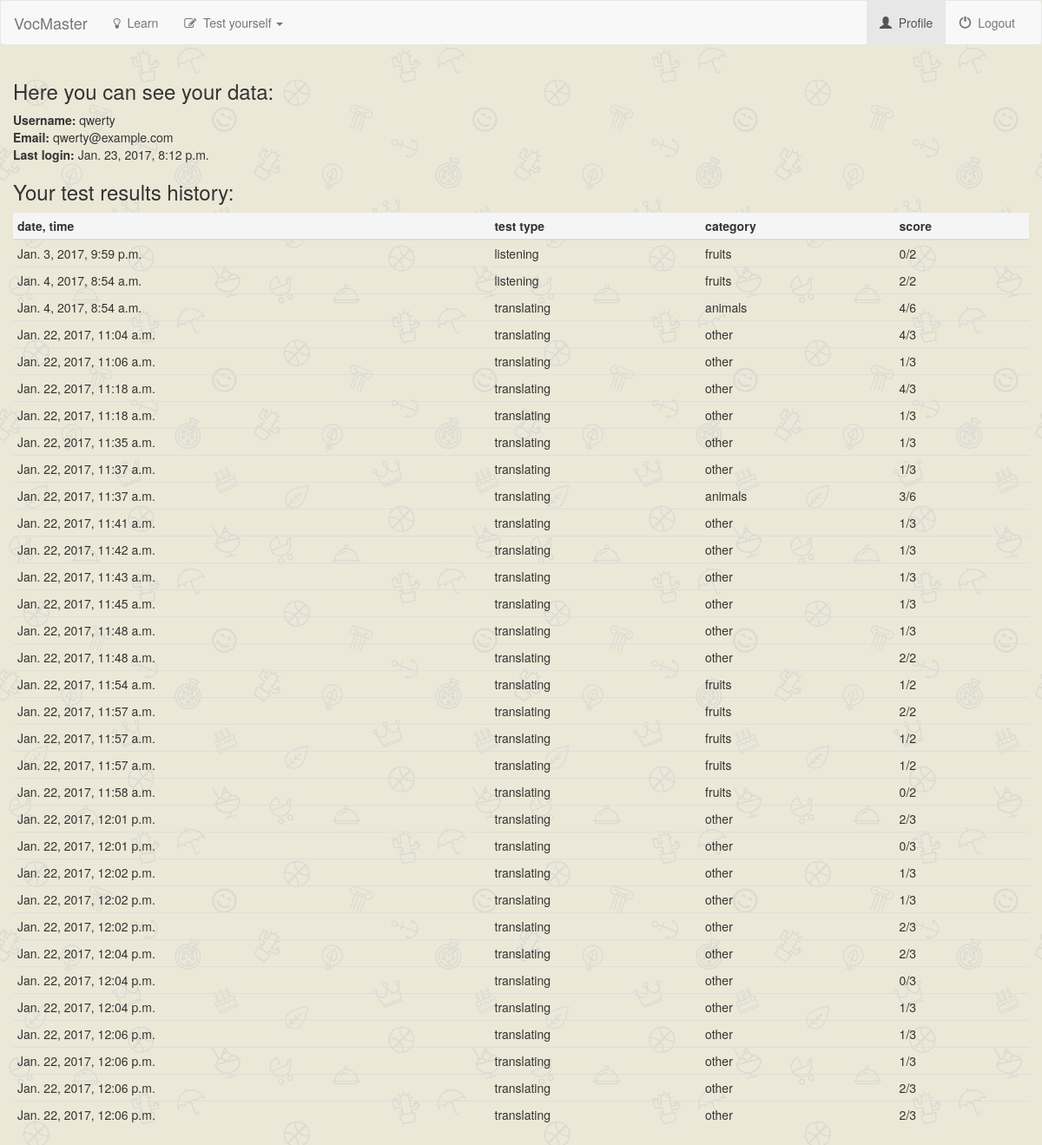
Page /profile/ (signed in) on the committed database.
### vocabulary/models.py (models this page shows, shortened)
class Result(models.Model):
    user_id = models.ForeignKey(User, on_delete=models.CASCADE, null=True, blank=True)
    test_type = models.CharField(max_length=30, blank=True)
    category = models.CharField(max_length=30)
    date = models.DateTimeField(auto_now_add=True, null=True, blank=True)
    score = models.IntegerField(default=0)
    max_possible = models.IntegerField(default=0)

### vocabulary/views.py (the view)
# urls.py: url(r'^profile/$', views.ProfileView.as_view(), name='profile'),
class ProfileView(generic.ListView):
    template_name = 'vocabulary/profile.html'
    context_object_name = 'current_user'
    def get(self, request):
        if not request.user.is_authenticated():
            return render(request, 'vocabulary/index_visitor.html')
        else:
            current_user_id = request.user.id
            results_history = Result.objects.filter(user_id=current_user_id)
            return render(request, self.template_name, {self.context_object_name: User.objects.get(id=current_user_id),
                                                        'results': results_history})

### vocabulary/templates/vocabulary/profile.html
{% extends 'vocabulary/base.html' %}
{% block body %}
    <div class="container-fluid">
        {% if current_user %}
            <h3>Here you can see your data:</h3>
            <b>Username:</b> {{ current_user.username }}<br>
            <b>Email:</b> {{ current_user.email }}<br>
            <b>Last login:</b> {{ current_user.last_login }}<br>
        {% else %}
            <h3>No user is logged in.</h3>
        {% endif %}
        {% if results %}
            <h3>Your test results history:</h3>
            <table class="table table-condensed table-hover">
                <thead>
                <tr class="active">
                    <th>date, time</th>
                    <th>test type</th>
                    <th>category</th>
                    <th>score</th>
                </tr>
                </thead>
                <tbody>
                {% for data in results %}
                    <tr>
                        <td>{{ data.date }}</td>
                        <td>{{ data.test_type }}</td>
                        <td>{{ data.category }}</td>
                        <td>{{ data.score }}/{{ data.max_possible }}</td>
                    </tr>
                {% endfor %}
                </tbody>
            </table>
        {% else %}
            <h3>You have not taken any tests yet.</h3>
        {% endif %}
    </div>
{% endblock %}

### vocabulary/static/vocabulary/style.css (style rules this page uses)
body { background-image: url('/static/vocabulary/pictures/giftly_background.png'); }

### rows in the picture
Result: date "Jan. 3, 2017, 9:59 p.m.", test_type "listening", category "fruits", score "0", max_possible "2"
Result: date "Jan. 4, 2017, 8:54 a.m.", test_type "listening", category "fruits", score "2", max_possible "2"
Result: date "Jan. 4, 2017, 8:54 a.m.", test_type "translating", category "animals", score "4", max_possible "6"
Result: date "Jan. 22, 2017, 11:04 a.m.", test_type "translating", category "other", score "4", max_possible "3"
Result: date "Jan. 22, 2017, 11:06 a.m.", test_type "translating", category "other", score "1", max_possible "3"
Result: date "Jan. 22, 2017, 11:18 a.m.", test_type "translating", category "other", score "4", max_possible "3"
Result: date "Jan. 22, 2017, 11:18 a.m.", test_type "translating", category "other", score "1", max_possible "3"
Result: date "Jan. 22, 2017, 11:35 a.m.", test_type "translating", category "other", score "1", max_possible "3"
Result: date "Jan. 22, 2017, 11:37 a.m.", test_type "translating", category "other", score "1", max_possible "3"
Result: date "Jan. 22, 2017, 11:37 a.m.", test_type "translating", category "animals", score "3", max_possible "6"
Result: date "Jan. 22, 2017, 11:41 a.m.", test_type "translating", category "other", score "1", max_possible "3"
Result: date "Jan. 22, 2017, 11:42 a.m.", test_type "translating", category "other", score "1", max_possible "3"
Result: date "Jan. 22, 2017, 11:43 a.m.", test_type "translating", category "other", score "1", max_possible "3"
Result: date "Jan. 22, 2017, 11:45 a.m.", test_type "translating", category "other", score "1", max_possible "3"
Result: date "Jan. 22, 2017, 11:48 a.m.", test_type "translating", category "other", score "1", max_possible "3"
Result: date "Jan. 22, 2017, 11:48 a.m.", test_type "translating", category "other", score "2", max_possible "2"
Result: date "Jan. 22, 2017, 11:54 a.m.", test_type "translating", category "fruits", score "1", max_possible "2"
Result: date "Jan. 22, 2017, 11:57 a.m.", test_type "translating", category "fruits", score "2", max_possible "2"
Result: date "Jan. 22, 2017, 11:57 a.m.", test_type "translating", category "fruits", score "1", max_possible "2"
Result: date "Jan. 22, 2017, 11:57 a.m.", test_type "translating", category "fruits", score "1", max_possible "2"
Result: date "Jan. 22, 2017, 11:58 a.m.", test_type "translating", category "fruits", score "0", max_possible "2"
Result: date "Jan. 22, 2017, 12:01 p.m.", test_type "translating", category "other", score "2", max_possible "3"
Result: date "Jan. 22, 2017, 12:01 p.m.", test_type "translating", category "other", score "0", max_possible "3"
Result: date "Jan. 22, 2017, 12:02 p.m.", test_type "translating", category "other", score "1", max_possible "3"
Result: date "Jan. 22, 2017, 12:02 p.m.", test_type "translating", category "other", score "1", max_possible "3"
Result: date "Jan. 22, 2017, 12:02 p.m.", test_type "translating", category "other", score "2", max_possible "3"
Result: date "Jan. 22, 2017, 12:04 p.m.", test_type "translating", category "other", score "2", max_possible "3"
Result: date "Jan. 22, 2017, 12:04 p.m.", test_type "translating", category "other", score "0", max_possible "3"
Result: date "Jan. 22, 2017, 12:04 p.m.", test_type "translating", category "other", score "1", max_possible "3"
Result: date "Jan. 22, 2017, 12:06 p.m.", test_type "translating", category "other", score "1", max_possible "3"
Result: date "Jan. 22, 2017, 12:06 p.m.", test_type "translating", category "other", score "1", max_possible "3"
Result: date "Jan. 22, 2017, 12:06 p.m.", test_type "translating", category "other", score "2", max_possible "3"
Result: date "Jan. 22, 2017, 12:06 p.m.", test_type "translating", category "other", score "2", max_possible "3"

### other values in the picture
{{ current_user.username }} "qwerty"
{{ current_user.email }} "qwerty@example.com"
{{ current_user.last_login }} "Jan. 23, 2017, 8:12 p.m."
